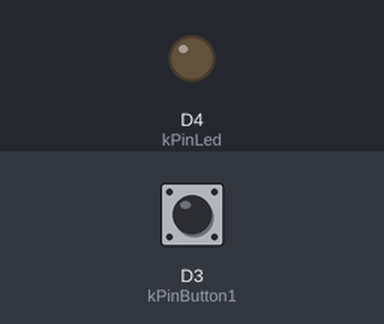
Bench run of a sketch on a simulated ESP8266 (NodeMCU). Parts: output pins drawn as LEDs (lit = HIGH). Inputs (shaded band) come from the test bench; at power-on: D3 (kPinButton1) HIGH.

Above: at 1.2 s.
1.3 s: D3 (kPinButton1) pulled LOW for 0.15 s
At 1.37 s:
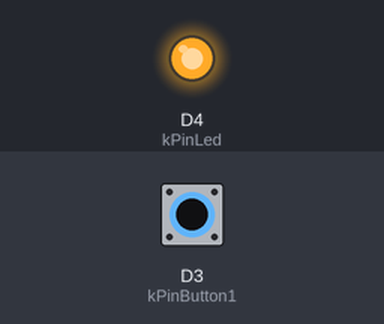
2.9 s: D3 (kPinButton1) pulled LOW for 3.2 s
At 6.5 s:
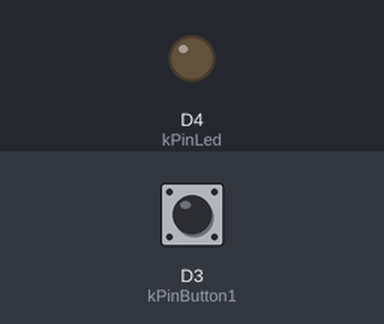
Timing chart, 0 to 8.0 s (numbered marks = the images above; inputs shaded):
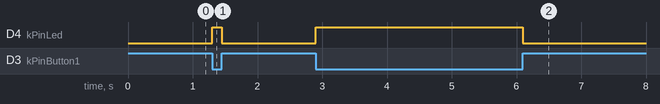

The sketch:

sketch_dec03a.ino
```cpp
const int kPinButton1 = D3;
const int kPinLed = D4;

void setup (){
     pinMode (kPinButton1, INPUT);
     digitalWrite(kPinButton1, HIGH);
     pinMode(kPinLed, OUTPUT);
    }

void loop(){
  if (digitalRead(kPinButton1) == LOW){
    digitalWrite(kPinLed, HIGH);

  }else{

    digitalWrite(kPinLed, LOW);

    }
}
```

Measured:
- after the input at 1.3 s, D4 (kPinLed): LOW → HIGH at once, → LOW 0.15 s later
- after the input at 2.9 s, D4 (kPinLed): LOW → HIGH at once, → LOW 3.2 s later
